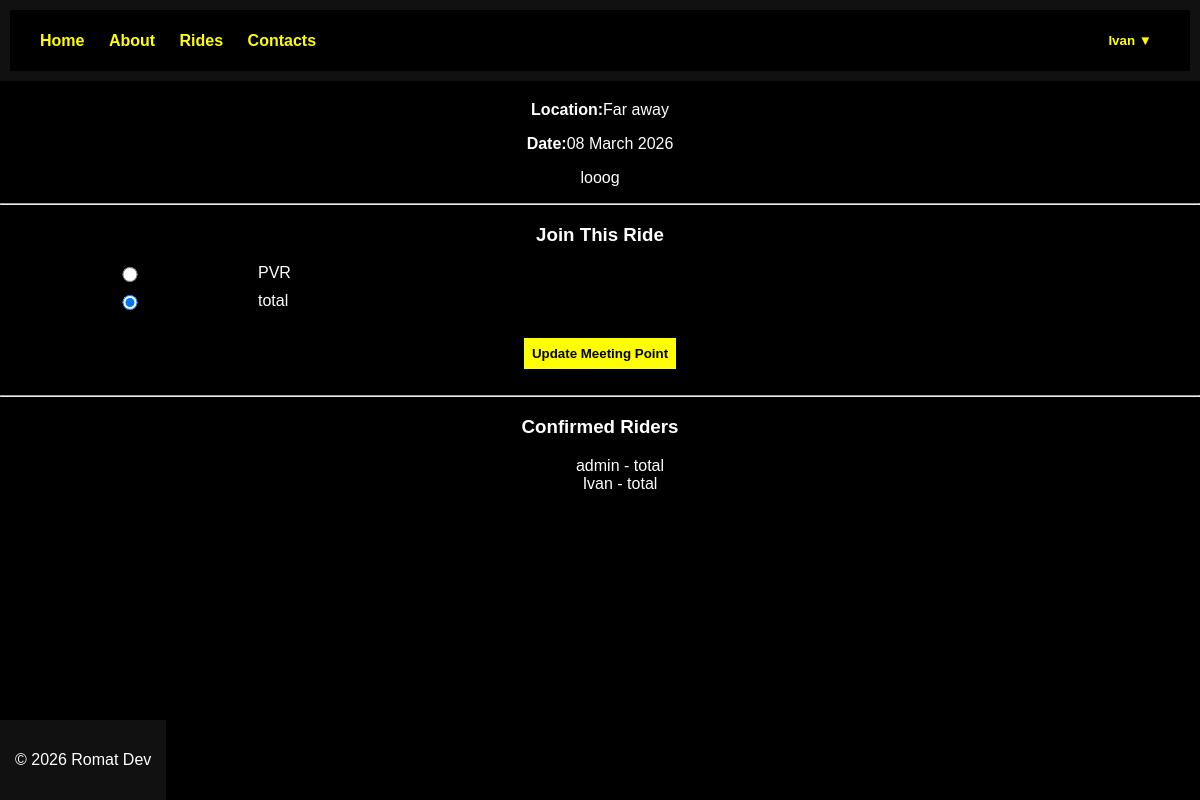
The app's page /ride/1 (signed in) with its own data.
### app.py (models this page shows)
class User(UserMixin, db.Model):
    id = db.Column(db.Integer, primary_key=True)
    username = db.Column(db.String(150), unique=True, nullable=False)
    password = db.Column(db.String(200), nullable=False)
    role = db.Column(db.String(20), default='member')
    approved = db.Column(db.Boolean, default=False)
    is_senior = db.Column(db.Boolean, default=False)
    chapter = db.Column(db.String(50))

class Ride(db.Model):
    id = db.Column(db.Integer, primary_key=True)
    title = db.Column(db.String(200))
    location = db.Column(db.String(200))
    ride_date = db.Column(db.String(100))
    description = db.Column(db.Text)
    created_by = db.Column(db.Integer)
    meeting_points = db.relationship(
        'MeetingPoint',
        backref='ride',
        cascade="all, delete-orphan"
    )
    participants = db.relationship(
        'RideParticipant',
        backref='ride',
        cascade='all, delete-orphan'
    )

class MeetingPoint(db.Model):
    id = db.Column(db.Integer, primary_key=True)
    ride_id = db.Column(db.Integer, db.ForeignKey('ride.id'), nullable=False)
    location_name = db.Column(db.String(200))

class RideParticipant(db.Model):
    id = db.Column(db.Integer, primary_key=True)
    ride_id = db.Column(db.Integer, db.ForeignKey('ride.id'), nullable=False)
    user_id = db.Column(db.Integer)
    meeting_point = db.Column(db.String(200))

### app.py (the view, shortened to what this page needs)
@app.route('/ride/<int:ride_id>', methods=['GET', 'POST'])
def ride_detail(ride_id):
    ride = Ride.query.get_or_404(ride_id)
    meeting_points = MeetingPoint.query.filter_by(ride_id=ride.id).all()
    participant = None
    if current_user.is_authenticated:
        participant = RideParticipant.query.filter_by(
            ride_id=ride.id,
            user_id=current_user.id
        ).first()
    participants = RideParticipant.query.filter_by(ride_id=ride.id).all()
    ride_participants = []
    for p in participants:
        user = User.query.get(p.user_id)
        ride_participants.append({
            'username': user.username,
            'meeting_point': p.meeting_point
        })
    return render_template(
        'ride_detail.html',
        ride=ride,
        meeting_points=meeting_points,
        participant=participant,
        ride_participants=ride_participants
    )

### app.py (called while the page is built)
@login_manager.user_loader
def load_user(user_id):
    return User.query.get(int(user_id))

### templates/ride_detail.html (shortened to what this page needs)
{% extends 'base.html' %}
{% block content %}
<p><strong>Location:</strong>{{ ride.location }}</p>
<p><strong>Date:</strong>{{ ride.ride_date }}</p>
<p>{{ ride.description }}</p>
<hr>
{% if current_user.is_authenticated %}
    <h3>Join This Ride</h3>
    <form method="POST">
        {% for point in meeting_points %}
        <label class="meeting-option">
                <input type="radio"
                       name="meeting_point"
                       value="{{ point.location_name }}"
                       {% if participant and participant.meeting_point == point.location_name %}
                            checked
                        {% endif %}
                        required>
                {{ point.location_name}}
                <br>
        </label>
        {% endfor %}
        <br>
        <button type="submit">
            {% if participant %}
                Update Meeting Point
            {% else %}
                Join Ride
            {% endif %}
        </button>
    </form>
    <br>
{% else %}
    <p><a href="{{ url_for('login')}}">Login</a> to join this ride.</p>
{% endif %}
<hr>
{% if current_user.is_authenticated %}
    <h3>Confirmed Riders</h3>
    <ul class="confirmed-riders">
        {% for rider in ride_participants %}
            <li>{{ rider.username }} - {{rider.meeting_point }}</li>
        {% else %}
            <p>No riders have confirmed yet.</p>
        {% endfor %}
    </ul>
{% endif %}
{% endblock %}

### templates/base.html (shortened to what this page needs)
<!DOCTYPE html>
<html lang="en">
<head>
    <link rel="stylesheet" href="{{ url_for('static', filename='css/style.css') }}">
</head>
<body>
<header>
    <nav class="navbar">
        <div class="nav-left">
            <a href="{{ url_for('index') }}">Home</a>
            <a href="{{ url_for('about') }}">About</a>
            <a href="{{ url_for('rides') }}">Rides</a>
            <a href="{{ url_for('contacts') }}">Contacts</a>
        </div>
        <div class="nav-right">
            {% if current_user.is_authenticated %}
            <div class="dropdown">
                <button class="dropbtn">
                    {{ current_user.username }} ▼
                </button>
            </div>
            {% else %}
                <a href="{{ url_for('login') }}">Login</a>
                <a href="{{ url_for('register') }}">Register</a>
            {% endif %}
        </div>
    </nav>
</header>
<main>
    {% block content %}
    {% endblock %}
</main>
<footer>
    <p>© 2026 Romat Dev</p>
</footer>
</body>
</html>

### static/css/style.css (style rules this page uses)
body { background-color: black; color: white; font-family: Arial, Helvetica, sans-serif; margin: 0; text-align: center; }
header { background-color: #111; padding: 10px; }
.navbar { display:flex; justify-content:space-between; align-items:center; background:black; padding:15px 30px; }
.navbar a { color:yellow; text-decoration:none; margin-right:20px; font-weight:bold; }
.nav-right { position:relative; }
.dropbtn { background:black; color:yellow; border:none; font-weight:bold; cursor:pointer; }
.dropdown { position:relative; display:inline-block; }
footer { background-color: #111; text-align: center; padding: 15px; margin-top: 40px; position: fixed; bottom: 0; }
input { padding: 8px; width: 250px; background-color: #222; border: 1px solid yellow; color: white; }
.meeting-option { al: center; display: flex; margin-bottom: 10px; }
button { padding: 8px; background-color: yellow; border: none; font-weight: bold; cursor: pointer; }
.confirmed-riders li { list-style-type: none; }

### records on screen
User: username "Ivan", username "Ivan"
Ride: location "Far away", ride_date "08 March 2026", description "looog"
MeetingPoint: location_name "☐ PVR", location_name "PVR"
MeetingPoint: location_name "☑ total", location_name "total"
User: username "admin"
RideParticipant: meeting_point "total"
RideParticipant: meeting_point "total"
